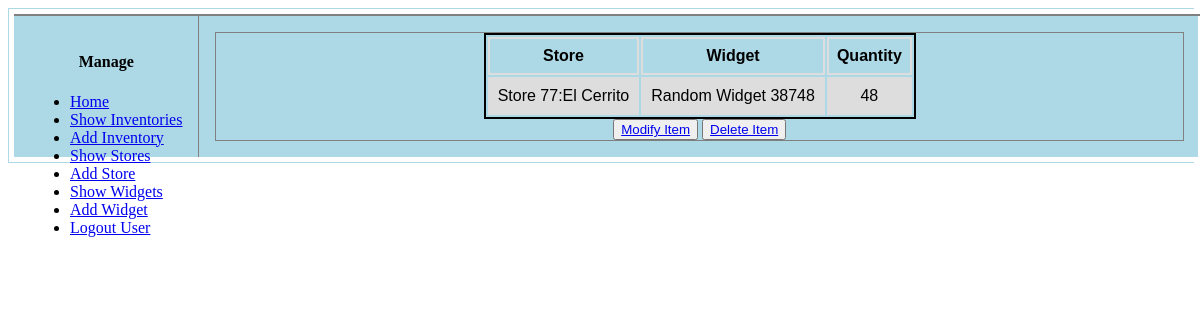
Page /simple/inventory/3/ (signed in) on the earlier database version.
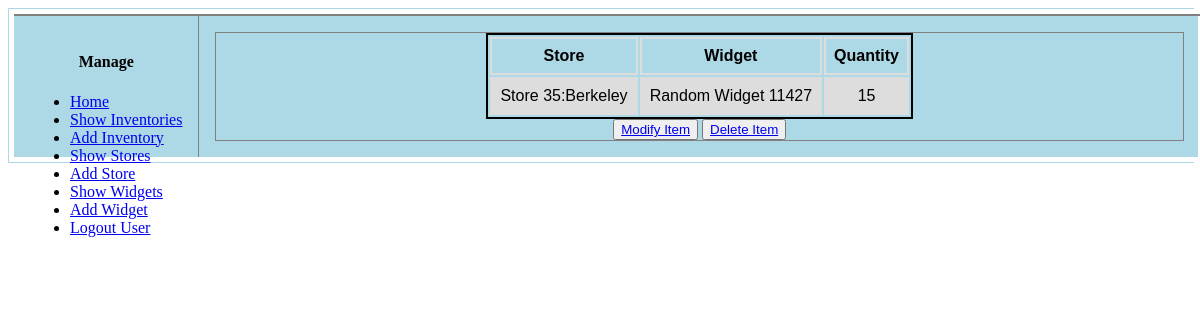
Same page on the later database version.
### simple/models.py (models this page shows, shortened)
class Inventory(models.Model):
    created_by = models.ForeignKey(User,
                                   null=False,
                                   on_delete=models.CASCADE)
    store = models.ForeignKey(Store,
                              null=False,
                              on_delete=models.CASCADE)
    widget = models.ForeignKey(Widget,
                               null=True,
                               on_delete=models.CASCADE)
    quantity = models.PositiveIntegerField(default=0,
                                           null=False,
                                           blank=False)
    deleted = models.BooleanField(default=False)
    link = models.URLField(max_length=30,
                           null=True,
                           blank=False)
    ulink = models.URLField(max_length=30,
                            null=True,
                            blank=False)
    dlink = models.URLField(max_length=30,
                            null=True,
                            blank=False)

class Store(models.Model):
    created_by = models.ForeignKey(User,
                                   on_delete=models.CASCADE)
    name = models.CharField(max_length=20,
                            null=False,
                            blank=False,
                            unique=True)
    location = models.CharField(max_length=20,
                                null=False,
                                blank=False,
                                unique=True)
    deleted = models.BooleanField(default=False)
    link = models.URLField(max_length=30,
                           null=True,
                           blank=False)
    ulink = models.URLField(max_length=30,
                            null=True,
                            blank=False)
    dlink = models.URLField(max_length=30,
                            null=True,
                            blank=False)
    def __str__(self):
        return '{0}:{1}'.format(self.name, self.location)

class Widget(models.Model):
    created_by = models.ForeignKey(User,
                                   on_delete=models.CASCADE)
    name = models.CharField(max_length=20,
                            null=False,
                            blank=False,
                            unique=True)
    sku = models.CharField(max_length=10,
                           null=False,
                           blank=False,
                           unique=True)
    cost = models.DecimalField(max_digits=6,
                               decimal_places=2,
                               default=Decimal('0.00'))
    deleted = models.BooleanField(default=False)
    link = models.URLField(max_length=30,
                           null=True,
                           blank=False)
    ulink = models.URLField(max_length=30,
                            null=True,
                            blank=False)
    dlink = models.URLField(max_length=30,
                            null=True,
                            blank=False)
    def __str__(self):
        return self.name

### simple/views.py (the view)
@login_required
@cache_page(60 * 5)
def inventory_detail(request, pk):
    if request.method not in ['GET']:
        return Http405()
    context = _get_context()
    context['title'] = 'Simple: Inventory Detail'
    template = 'simple/inventory_detail.html'
    try:
        context['inventory'] = Inventory.objects.get(created_by=request.user,
                                                     pk=pk,
                                                     deleted=False)
        return render(request, template, context)
    except Inventory.DoesNotExist as e:
        return HttpResponseRedirect(
            reverse_lazy('simple:eperm',
                         kwargs={'pk': pk}))

### simple/views.py (called while the page is built)
def _get_context(context={}):
    context['header'] = 'Django: Simple App'
    context['footer'] = 'Copyright 2017 @Tim Stilwell'
    if 'prev' in context:
        del context['prev']
    if 'next' in context:
        del context['next']
    if 'aggr' in context:
        del context['aggr']
    return context

### simple/templates/simple/inventory_detail.html
{% extends "simple/base.html" %}
{% block table %}
    <table id="detail">
        <tr>
            <th>Store</th>
            <th>Widget</th>
            <th>Quantity</th>
        </tr>
        <tr>
            <td>{{ inventory.store }}</td>
            <td>{{ inventory.widget }}</td>
            <td>{{ inventory.quantity }}</td>
        </tr>
    </table>
    {% if inventory.store %}
        <button type="button">
            <a href="{{ inventory.ulink }}">Modify Item</a>
        </button>
        <button type="button">
            <a href="{{ inventory.dlink }}">Delete Item</a>
        </button>
    {% endif %}
{% endblock %}

Differences in the rows shown:
changed Inventory: store "Store 77:El Cerrito" → "Store 35:Berkeley"; widget "Random Widget 38748" → "Random Widget 11427"; quantity "48" → "15"
